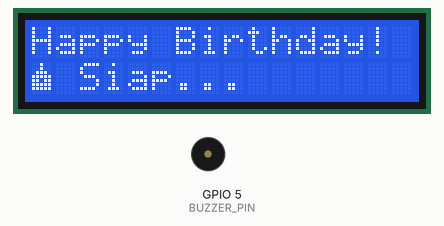
Recording of a sketch running on a simulated ESP32. On the bench: 16×2 character LCD, buzzer (waves = sounding).

Above: at 0.2 s.
At 5.7 s:
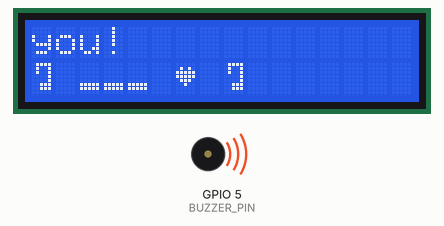
At 10.7 s:
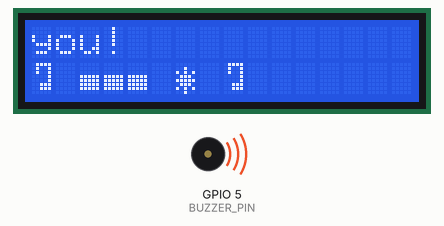
At 22.6 s:
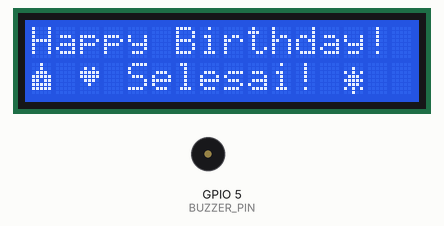
Timing chart, 0 to 24.1 s (numbered marks = the images above):
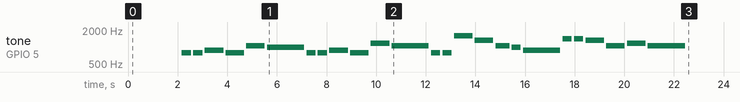

Measured:
- what the display in image 1 shows lasts 1.6 s, from 5.6 s to 7.2 s

The sketch:

Happy_Birthday.ino
```cpp
/*
 * ESP32 Music Player - Happy Birthday To You
 * SDA -> Pin 21 | SCL -> Pin 22 | Buzzer -> Pin 5
 * Library: LiquidCrystal_I2C by Frank de Brabander
 */

#include <Wire.h>
#include <LiquidCrystal_I2C.h>

#define BUZZER_PIN   5
#define SDA_PIN      21
#define SCL_PIN      22
#define LCD_ADDR     0x27
#define LCD_COLS     16
#define LCD_ROWS     2

// === Nada ===
#define SOL1    784
#define LA1     880
#define SI1     988
#define DO2     1047
#define RE2     1175
#define MI2     1319
#define FA2     1397
#define SOL2    1568

// === Tempo ===
#define T1   375
#define T15  562
#define T2   750
#define T3   1125
#define T4   1500

// =========================================================
// Custom Character Index
// =========================================================
#define CHAR_NOTE1   0   // not penuh  ♩
#define CHAR_NOTE2   1   // not ganda  ♫
#define CHAR_BAR_LO  2   // bar rendah  [_]
#define CHAR_BAR_MID 3   // bar tengah  [=]
#define CHAR_BAR_HI  4   // bar tinggi  [■]
#define CHAR_HEART   5   // hati ♥
#define CHAR_STAR    6   // bintang ★
#define CHAR_CAKE    7   // kue ulang tahun

// Bitmap custom character (5x8 pixel)
byte charNote1[8]  = { 0x04, 0x06, 0x05, 0x04, 0x04, 0x0C, 0x0C, 0x00 };
byte charNote2[8]  = { 0x0F, 0x09, 0x09, 0x01, 0x01, 0x07, 0x07, 0x00 };
byte charBarLo[8]  = { 0x00, 0x00, 0x00, 0x00, 0x00, 0x1F, 0x1F, 0x00 };
byte charBarMid[8] = { 0x00, 0x00, 0x00, 0x1F, 0x1F, 0x1F, 0x1F, 0x00 };
byte charBarHi[8]  = { 0x1F, 0x1F, 0x1F, 0x1F, 0x1F, 0x1F, 0x1F, 0x00 };
byte charHeart[8]  = { 0x00, 0x0A, 0x1F, 0x1F, 0x0E, 0x04, 0x00, 0x00 };
byte charStar[8]   = { 0x00, 0x04, 0x15, 0x0E, 0x1F, 0x0E, 0x15, 0x04 };
byte charCake[8]   = { 0x04, 0x04, 0x0E, 0x1F, 0x1B, 0x1F, 0x1F, 0x00 };

// =========================================================
// Data Lagu
// =========================================================
const int totalNada = 25;

int melodi[] = {
  SOL1, SOL1, LA1,  SOL1, DO2,  SI1,
  SOL1, SOL1, LA1,  SOL1, RE2,  DO2,
  SOL1, SOL1, SOL2, MI2,  DO2,  SI1,  LA1,
  FA2,  FA2,  MI2,  DO2,  RE2,  DO2
};

int durasi[] = {
  T1, T1, T2, T2, T2, T4,
  T1, T1, T2, T2, T2, T4,
  T1, T1, T2, T2, T15, T1, T4,
  T1, T1, T2, T2, T2, T4
};

const char* teks1[] = {
  "Hap-",  "py",   "Birth-", "day",  "to",   "you!",
  "Hap-",  "py",   "Birth-", "day",  "to",   "you!",
  "Hap-",  "py",   "Birth-", "day,", "dear", "...",  "Friend!",
  "Hap-",  "py",   "Birth-", "day",  "to",   "you!"
};

// =========================================================
// Emoji baris 2 per nada:
// Format: { charIndex1, charIndex2, charIndex3, ... }
// Kita pakai struct sederhana: 4 slot karakter untuk baris 2
// =========================================================

// Fungsi penentu ikon berdasarkan frekuensi nada
// Oktaf rendah (SOL1, LA1, SI1)  -> BAR_LO
// Oktaf tengah (DO2, RE2, MI2)   -> BAR_MID
// Oktaf tinggi (FA2, SOL2+)      -> BAR_HI

LiquidCrystal_I2C lcd(LCD_ADDR, LCD_COLS, LCD_ROWS);

// =========================================================
// Tentukan level oktaf dari frekuensi
// 0 = rendah, 1 = tengah, 2 = tinggi
// =========================================================
int getOktafLevel(int freq) {
  if (freq <= 988)  return 0; // SOL1, LA1, SI1
  if (freq <= 1319) return 1; // DO2, RE2, MI2
  return 2;                   // FA2, SOL2, dst
}

// =========================================================
// Tampilkan baris 2 dengan custom char sesuai nada & urutan
// =========================================================
void tampilkanBaris2(int freq, int nadaKe) {
  lcd.setCursor(0, 1);

  int level = getOktafLevel(freq);
  byte barChar = (level == 0) ? CHAR_BAR_LO :
                 (level == 1) ? CHAR_BAR_MID : CHAR_BAR_HI;

  // Not bergantian: genap = NOTE1, ganjil = NOTE2
  byte notChar = (nadaKe % 2 == 0) ? CHAR_NOTE1 : CHAR_NOTE2;

  // Layout baris 2 (16 kolom):
  // [not] [spasi] [bar][bar][bar] [spasi] [heart/star/cake] [spasi] [not]
  // Contoh: ♩ ▄▄▄   ♥   ♩

  // Ikon kanan bergantian per baris lagu
  byte ikonKanan;
  if      (nadaKe < 6)  ikonKanan = CHAR_HEART;  // baris 1
  else if (nadaKe < 12) ikonKanan = CHAR_STAR;   // baris 2
  else if (nadaKe < 19) ikonKanan = CHAR_CAKE;   // baris 3
  else                  ikonKanan = CHAR_HEART;  // baris 4

  // Tulis ke LCD
  lcd.write(notChar);
  lcd.print(" ");
  lcd.write(barChar);
  lcd.write(barChar);
  lcd.write(barChar);
  lcd.print(" ");
  lcd.write(ikonKanan);
  lcd.print(" ");
  lcd.write(notChar);
  lcd.print("            "); // bersihkan sisa kolom
}

// =========================================================
void tampilkanLCD(const char* baris1, int freq, int nadaKe) {
  lcd.clear();
  lcd.setCursor(0, 0);
  lcd.print(baris1);
  tampilkanBaris2(freq, nadaKe);
}

void mainkanNada(int frekuensi, int lama) {
  if (frekuensi == 0) {
    noTone(BUZZER_PIN);
    delay(lama);
  } else {
    tone(BUZZER_PIN, frekuensi, lama);
    delay(lama);
    noTone(BUZZER_PIN);
  }
  delay(60);
}

void setup() {
  Wire.begin(SDA_PIN, SCL_PIN);

  lcd.init();
  lcd.backlight();

  // Daftarkan semua custom character
  lcd.createChar(CHAR_NOTE1,  charNote1);
  lcd.createChar(CHAR_NOTE2,  charNote2);
  lcd.createChar(CHAR_BAR_LO, charBarLo);
  lcd.createChar(CHAR_BAR_MID,charBarMid);
  lcd.createChar(CHAR_BAR_HI, charBarHi);
  lcd.createChar(CHAR_HEART,  charHeart);
  lcd.createChar(CHAR_STAR,   charStar);
  lcd.createChar(CHAR_CAKE,   charCake);

  lcd.clear();
  lcd.setCursor(0, 0);
  lcd.print("Happy Birthday!");
  lcd.setCursor(0, 1);
  lcd.write(CHAR_CAKE);
  lcd.print(" Siap...");
  delay(2000);

  pinMode(BUZZER_PIN, OUTPUT);
  noTone(BUZZER_PIN);

  // Mainkan lagu
  for (int i = 0; i < totalNada; i++) {
    tampilkanLCD(teks1[i], melodi[i], i);
    mainkanNada(melodi[i], durasi[i]);
  }

  // Selesai
  lcd.clear();
  lcd.setCursor(0, 0);
  lcd.print("Happy Birthday!");
  lcd.setCursor(0, 1);
  lcd.write(CHAR_CAKE);
  lcd.print(" ");
  lcd.write(CHAR_HEART);
  lcd.print(" Selesai! ");
  lcd.write(CHAR_STAR);
}

void loop() {
  // Kosong
}
```
